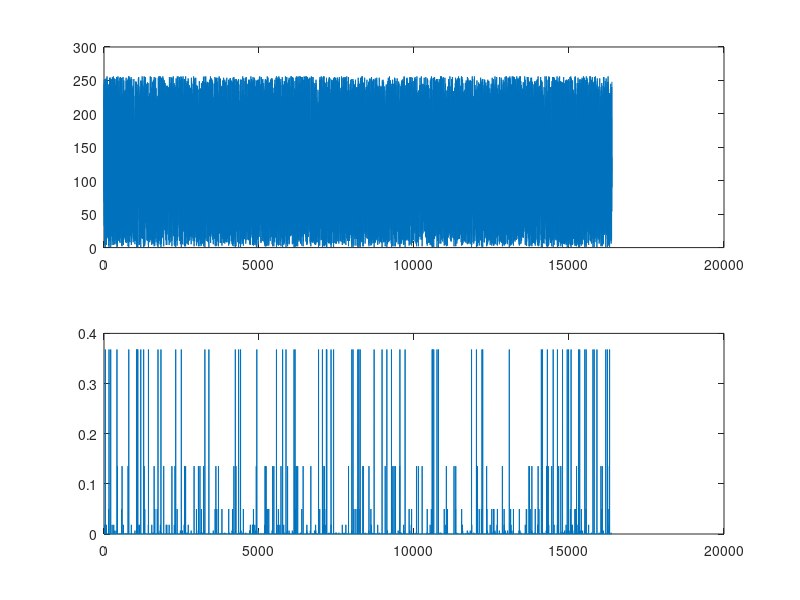

The MATLAB source for this figure: (Note: this script raises an error after producing the figure.)
close all;clc;clear all;
a=randi(256,128,128);
b=reshape(a,1,128*128);
for i=1:length(b)
    cikis(i)=exp(-b(i));
end
subplot(2,1,1),plot(b);
subplot(2,1,2),plot(cikis);
c=reshape(cikis,128,128);
imtool(c,[])
